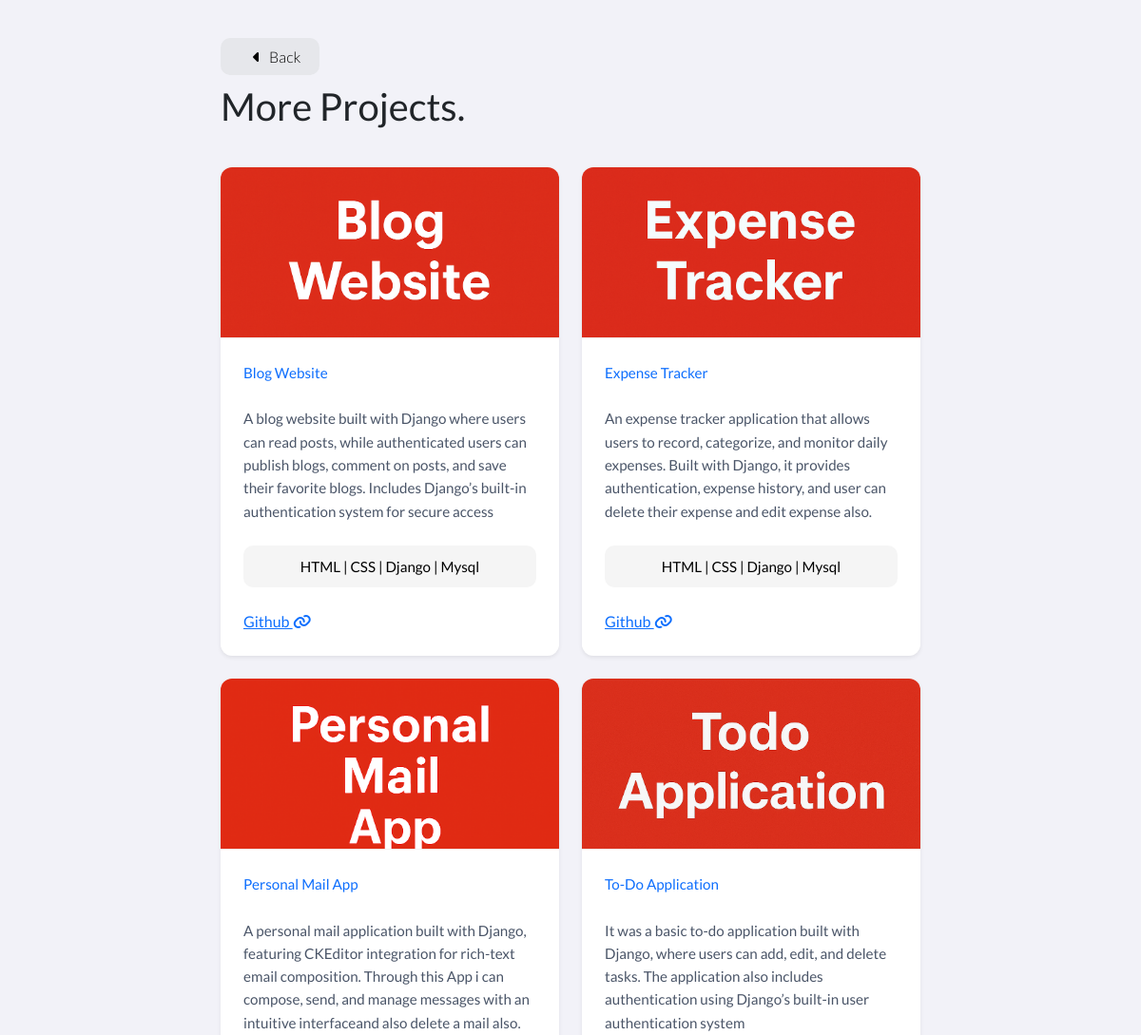
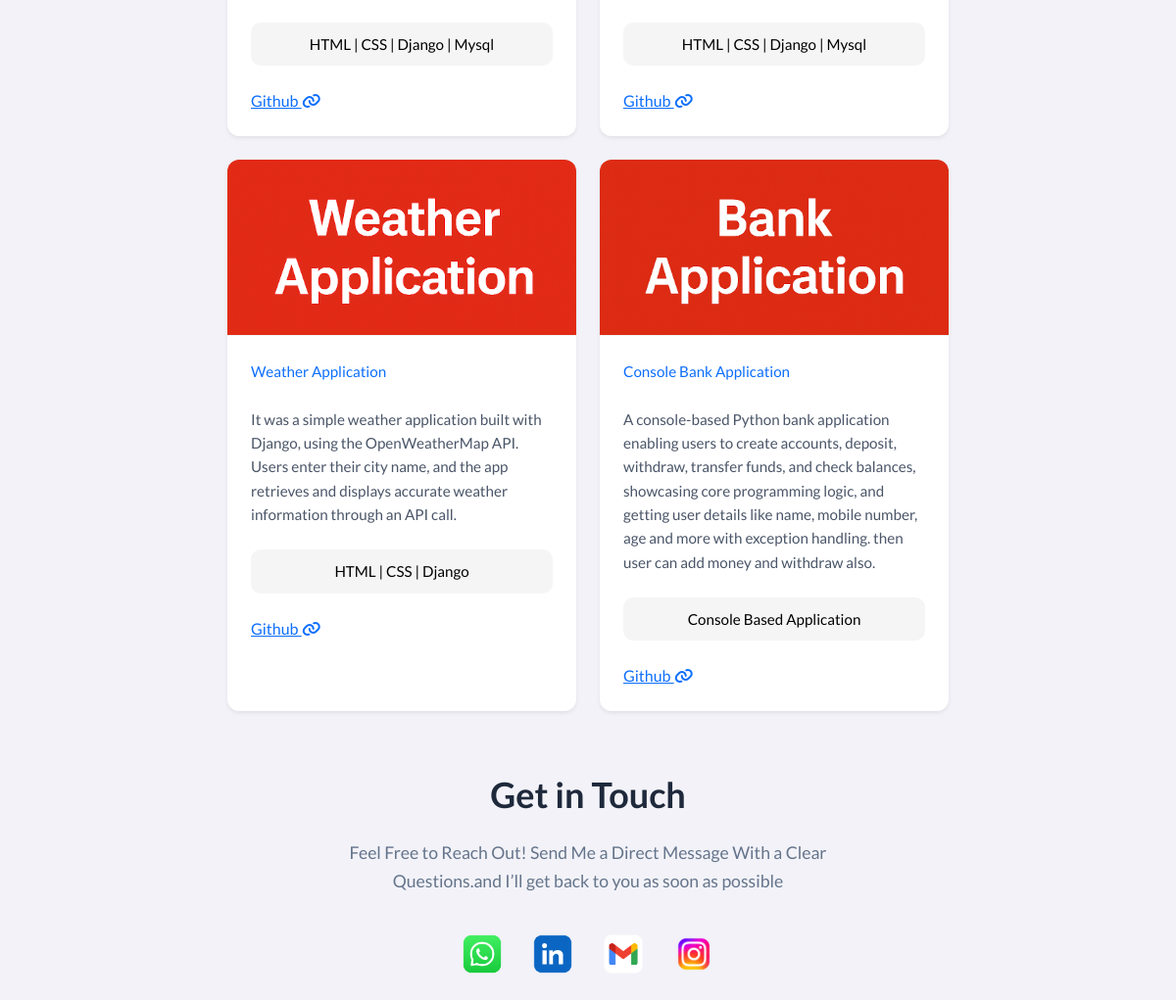
The app's page /projects-page/ with its own data (2 pictures, top to bottom).
### myapp/models.py (models this page shows, shortened)
class ProjectModel(models.Model):
    project_name = models.CharField(max_length=50)
    project_image = models.ImageField()
    tech_stack = models.CharField(max_length=250)
    project_desc = models.TextField()
    github_url = models.URLField()

### myapp/views.py (the view)
# urls.py: path("projects-page/", ProjectsView, name="projects"),
def ProjectsView(request):
    projects = ProjectModel.objects.all()
    return render(request, "projects.html", {"projects": projects})

### myapp/templates/projects.html (shortened to what this page needs)
{% load static %}
<!DOCTYPE html>
<html lang="en">
<head>
    <link rel="stylesheet" href="https://cdnjs.cloudflare.com/ajax/libs/font-awesome/7.0.0/css/all.min.css">
    <link href="https://cdn.jsdelivr.net/npm/bootstrap@5.3.0/dist/css/bootstrap.min.css" rel="stylesheet">
    <link rel="stylesheet" href="{% static 'style.css' %}">
    <link href="https://cdn.jsdelivr.net/npm/aos@2.3.4/dist/aos.css" rel="stylesheet">
</head>
<body>
    <div class="container py-5">
        <div class="row justify-content-center" >
            <div class="col-lg-8">
                <a href="{% url 'index' %}" class="backhome"><i class="fa-solid fa-caret-left"></i> Back</a>
                <h1 class="project-detail py-3" data-aos="fade-right">More Projects.</h1>
                <div class="row g-4 py-3">
                    {% for project in projects %}
                        <div class="col-12 col-md-6" data-aos="fade-up">
                            <div class="card shadow-sm">
                                <img src="{{ project.project_image.url }}" class="card-img-top" alt="Project 1">
                                <div class="card-body">
                                    <p class="card-text" style="color: #0d6efd;">{{ project.project_name }}</p>
                                    <p class="card-text">{{ project.project_desc }}</p>
                                    <p class="tech-stack">{{ project.tech_stack }}</p>
                                    <a href="{{ project.github_url }}">Github <i class="fa-solid fa-link"></i></a>
                                </div>
                            </div>
                        </div>
                    {% endfor %}
                </div>
            </div>
        </div>
        <div class="row justify-content-center py-5">
            <div class="col-lg-12" data-aos="fade-up">
                    <h1 class="footerheading">Get in Touch</h1>
                    <p class="footerdesc text-secondary">Feel Free to Reach Out! Send Me a Direct Message With a Clear Questions.and I’ll get back to you as soon as possible</p>
                    <div class="footerlink">
                        <a href="https://wa.me/7845529705" target="_blank">
                            <img src="{% static 'images/whatsappcopy.png' %}" alt="whatsapp" width="200" height="200">
                        </a>
                        <a href="https://www.linkedin.com/in/siva-sankar-sk/" target="_blank">
                            <img src="{% static 'images/linkedincopy.png' %}" alt="linkedin" width="200" height="200">
                        </a>
                        <a href="mailto:mypostbox.sivasankar@gmail.com">
                            <img src="{% static 'images/mailcopy.png' %}" alt="mail" width="200" height="200">
                        </a>
                        <a href="https://www.instagram.com/_sk.ig/" target="_blank">
                            <img src="{% static 'images/instagram.png' %}" alt="instagram" width="200" height="200">
                        </a>
                    </div>
            </div>
        </div>
    </div>
</body>
</html>

### myapp/static/style.css (style rules this page uses)
body { font-family: "Lato", sans-serif; background-color: #f2f2f8; }
.card { border: none; border-radius: 12px; transition: transform 0.3s ease, box-shadow 0.3s ease; overflow: hidden; height: 100%; }
.card-img-top { height: 180px; object-fit: cover; border-bottom: 1px solid rgba(0, 0, 0, 0.05); }
.card-body { padding: 1.5rem; }
.card-text { color: #4a5568; font-size: 0.95rem; margin-bottom: 1.5rem; line-height: 1.6; }
.tech-stack { color: black; font-size: 0.95rem; margin-bottom: 1.5rem; line-height: 1.6; background-color: whitesmoke; text-align: center; border-radius: 10px; padding: 10px; }
.footerheading { color: #1e293b; font-size: 2.25rem; font-weight: 700; margin-bottom: 1.5rem; text-align: center; }
.footerdesc { color: #64748b !important; font-size: 1.1rem; line-height: 1.6; text-align: center; max-width: 600px; margin: 0 auto 2.5rem; }
.footerlink { display: flex; justify-content: center; align-items: center; gap: 2rem; margin-top: 2rem; }
.footerlink img { width: 40px; height: 40px; object-fit: contain; transition: all 0.3s ease; cursor: pointer; }
.backhome { color: black; text-decoration: none; background-color: #e6e7eb; padding: 10px 20px; border-radius: 10px; font-weight: 300; }
.backhome i { margin-left: 0.5rem; transition: transform 0.3s ease; }

### records on screen
ProjectModel: project_image (picture), project_name "Blog Website", project_desc "A blog website built with Django where users can read posts, while authenticated users can publish blogs, comment on posts, and save their favorite blogs. Includes Django’s built-in authentication system for secure access", tech_stack "HTML | CSS | Django | Mysql"
ProjectModel: project_image (picture), project_name "Expense Tracker", project_desc "An expense tracker application that allows users to record, categorize, and monitor daily expenses. Built with Django, it provides authentication, expense history, and user can delete their expense and edit expense also.", tech_stack "HTML | CSS | Django | Mysql"
ProjectModel: project_image (picture), project_name "Personal Mail App", project_desc "A personal mail application built with Django, featuring CKEditor integration for rich-text email composition. Through this App i can compose, send, and manage messages with an intuitive interfaceand also delete a mail also.", tech_stack "HTML | CSS | Django | Mysql"
ProjectModel: project_image (picture), project_name "To-Do Application", project_desc "It was a basic to-do application built with Django, where users can add, edit, and delete tasks. The application also includes authentication using Django’s built-in user authentication system", tech_stack "HTML | CSS | Django | Mysql"
ProjectModel: project_image (picture), project_name "Weather Application", project_desc "It was a simple weather application built with Django, using the OpenWeatherMap API. Users enter their city name, and the app retrieves and displays accurate weather information through an API call.", tech_stack "HTML | CSS | Django"
ProjectModel: project_image (picture), project_name "Console Bank Application", project_desc "A console-based Python bank application enabling users to create accounts, deposit, withdraw, transfer funds, and check balances, showcasing core programming logic, and getting user details like name, mobile number, age and more with exception handling. then user can add money and withdraw also.", tech_stack "Console Based Application"
